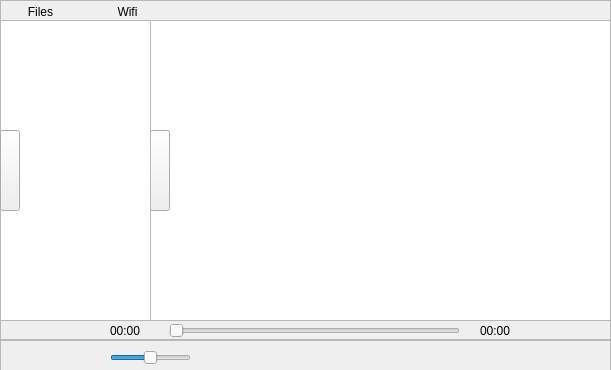
<?xml version="1.0" encoding="UTF-8"?>
<ui version="4.0">
 <class>MainWindowVideo</class>
 <widget class="QMainWindow" name="MainWindowVideo">
  <property name="geometry">
   <rect>
    <x>0</x>
    <y>0</y>
    <width>611</width>
    <height>370</height>
   </rect>
  </property>
  <property name="minimumSize">
   <size>
    <width>611</width>
    <height>370</height>
   </size>
  </property>
  <property name="maximumSize">
   <size>
    <width>611</width>
    <height>370</height>
   </size>
  </property>
  <property name="windowTitle">
   <string>MainWindow</string>
  </property>
  <widget class="QWidget" name="centralwidget">
   <widget class="QFrame" name="frame">
    <property name="geometry">
     <rect>
      <x>0</x>
      <y>0</y>
      <width>611</width>
      <height>21</height>
     </rect>
    </property>
    <property name="minimumSize">
     <size>
      <width>611</width>
      <height>21</height>
     </size>
    </property>
    <property name="maximumSize">
     <size>
      <width>611</width>
      <height>21</height>
     </size>
    </property>
    <property name="palette">
     <palette>
      <active>
       <colorrole role="Button">
        <brush brushstyle="SolidPattern">
         <color alpha="255">
          <red>175</red>
          <green>175</green>
          <blue>175</blue>
         </color>
        </brush>
       </colorrole>
      </active>
      <inactive>
       <colorrole role="Button">
        <brush brushstyle="SolidPattern">
         <color alpha="255">
          <red>240</red>
          <green>240</green>
          <blue>240</blue>
         </color>
        </brush>
       </colorrole>
      </inactive>
      <disabled>
       <colorrole role="Button">
        <brush brushstyle="SolidPattern">
         <color alpha="255">
          <red>240</red>
          <green>240</green>
          <blue>240</blue>
         </color>
        </brush>
       </colorrole>
      </disabled>
     </palette>
    </property>
    <property name="autoFillBackground">
     <bool>true</bool>
    </property>
    <property name="frameShape">
     <enum>QFrame::StyledPanel</enum>
    </property>
    <property name="frameShadow">
     <enum>QFrame::Plain</enum>
    </property>
    <widget class="QPushButton" name="btn_openfile">
     <property name="geometry">
      <rect>
       <x>10</x>
       <y>0</y>
       <width>61</width>
       <height>23</height>
      </rect>
     </property>
     <property name="text">
      <string>Files</string>
     </property>
     <property name="icon">
      <iconset resource="images.qrc">
       <normaloff>:/new/prefix1/img/images/folder-open.png</normaloff>:/new/prefix1/img/images/folder-open.png</iconset>
     </property>
     <property name="flat">
      <bool>true</bool>
     </property>
    </widget>
    <widget class="QPushButton" name="btn_openurl">
     <property name="geometry">
      <rect>
       <x>90</x>
       <y>0</y>
       <width>75</width>
       <height>23</height>
      </rect>
     </property>
     <property name="text">
      <string>Wifi</string>
     </property>
     <property name="icon">
      <iconset resource="images.qrc">
       <normaloff>:/new/prefix1/img/images/wifi.png</normaloff>:/new/prefix1/img/images/wifi.png</iconset>
     </property>
     <property name="flat">
      <bool>true</bool>
     </property>
    </widget>
    <widget class="QPushButton" name="btn_back">
     <property name="geometry">
      <rect>
       <x>540</x>
       <y>0</y>
       <width>75</width>
       <height>23</height>
      </rect>
     </property>
     <property name="text">
      <string/>
     </property>
     <property name="icon">
      <iconset resource="images.qrc">
       <normaloff>:/new/prefix1/img/images/home.png</normaloff>:/new/prefix1/img/images/home.png</iconset>
     </property>
     <property name="flat">
      <bool>true</bool>
     </property>
    </widget>
   </widget>
   <widget class="QFrame" name="frame_2">
    <property name="geometry">
     <rect>
      <x>0</x>
      <y>340</y>
      <width>611</width>
      <height>32</height>
     </rect>
    </property>
    <property name="minimumSize">
     <size>
      <width>611</width>
      <height>32</height>
     </size>
    </property>
    <property name="maximumSize">
     <size>
      <width>611</width>
      <height>32</height>
     </size>
    </property>
    <property name="autoFillBackground">
     <bool>true</bool>
    </property>
    <property name="frameShape">
     <enum>QFrame::StyledPanel</enum>
    </property>
    <property name="frameShadow">
     <enum>QFrame::Raised</enum>
    </property>
    <widget class="QPushButton" name="btn_play">
     <property name="geometry">
      <rect>
       <x>270</x>
       <y>0</y>
       <width>75</width>
       <height>32</height>
      </rect>
     </property>
     <property name="text">
      <string/>
     </property>
     <property name="icon">
      <iconset resource="images.qrc">
       <normaloff>:/new/prefix1/img/images/pause.png</normaloff>:/new/prefix1/img/images/pause.png</iconset>
     </property>
     <property name="flat">
      <bool>true</bool>
     </property>
    </widget>
    <widget class="QPushButton" name="btn_last">
     <property name="geometry">
      <rect>
       <x>220</x>
       <y>0</y>
       <width>41</width>
       <height>32</height>
      </rect>
     </property>
     <property name="text">
      <string/>
     </property>
     <property name="icon">
      <iconset resource="images.qrc">
       <normaloff>:/new/prefix1/img/images/rewind.png</normaloff>:/new/prefix1/img/images/rewind.png</iconset>
     </property>
     <property name="flat">
      <bool>true</bool>
     </property>
    </widget>
    <widget class="QPushButton" name="btn_next">
     <property name="geometry">
      <rect>
       <x>350</x>
       <y>0</y>
       <width>41</width>
       <height>32</height>
      </rect>
     </property>
     <property name="text">
      <string/>
     </property>
     <property name="icon">
      <iconset resource="images.qrc">
       <normaloff>:/new/prefix1/img/images/forward.png</normaloff>:/new/prefix1/img/images/forward.png</iconset>
     </property>
     <property name="flat">
      <bool>true</bool>
     </property>
    </widget>
    <widget class="QPushButton" name="btn_speed">
     <property name="geometry">
      <rect>
       <x>10</x>
       <y>0</y>
       <width>31</width>
       <height>32</height>
      </rect>
     </property>
     <property name="text">
      <string/>
     </property>
     <property name="icon">
      <iconset resource="images.qrc">
       <normaloff>:/new/prefix1/img/images/angle-small-right.png</normaloff>:/new/prefix1/img/images/angle-small-right.png</iconset>
     </property>
     <property name="flat">
      <bool>true</bool>
     </property>
    </widget>
    <widget class="QPushButton" name="btn_volume">
     <property name="geometry">
      <rect>
       <x>70</x>
       <y>0</y>
       <width>31</width>
       <height>31</height>
      </rect>
     </property>
     <property name="text">
      <string/>
     </property>
     <property name="icon">
      <iconset resource="images.qrc">
       <normaloff>:/new/prefix1/img/images/volume-down.png</normaloff>:/new/prefix1/img/images/volume-down.png</iconset>
     </property>
     <property name="flat">
      <bool>true</bool>
     </property>
    </widget>
    <widget class="QSlider" name="slider_vol">
     <property name="geometry">
      <rect>
       <x>110</x>
       <y>10</y>
       <width>81</width>
       <height>16</height>
      </rect>
     </property>
     <property name="value">
      <number>50</number>
     </property>
     <property name="orientation">
      <enum>Qt::Horizontal</enum>
     </property>
    </widget>
   </widget>
   <widget class="QPushButton" name="btn_openlist">
    <property name="geometry">
     <rect>
      <x>0</x>
      <y>130</y>
      <width>20</width>
      <height>81</height>
     </rect>
    </property>
    <property name="text">
     <string/>
    </property>
    <property name="icon">
     <iconset resource="images.qrc">
      <normaloff>:/new/prefix1/img/images/angle-right.png</normaloff>:/new/prefix1/img/images/angle-right.png</iconset>
    </property>
    <property name="flat">
     <bool>false</bool>
    </property>
   </widget>
   <widget class="QPushButton" name="btn_closelist">
    <property name="geometry">
     <rect>
      <x>150</x>
      <y>130</y>
      <width>20</width>
      <height>81</height>
     </rect>
    </property>
    <property name="text">
     <string/>
    </property>
    <property name="icon">
     <iconset resource="images.qrc">
      <normaloff>:/new/prefix1/img/images/angle-left.png</normaloff>:/new/prefix1/img/images/angle-left.png</iconset>
    </property>
    <property name="flat">
     <bool>false</bool>
    </property>
   </widget>
   <widget class="QGraphicsView" name="graphicsView">
    <property name="geometry">
     <rect>
      <x>0</x>
      <y>20</y>
      <width>611</width>
      <height>301</height>
     </rect>
    </property>
    <property name="minimumSize">
     <size>
      <width>611</width>
      <height>301</height>
     </size>
    </property>
    <property name="maximumSize">
     <size>
      <width>611</width>
      <height>301</height>
     </size>
    </property>
   </widget>
   <widget class="QFrame" name="frame_3">
    <property name="geometry">
     <rect>
      <x>0</x>
      <y>320</y>
      <width>611</width>
      <height>20</height>
     </rect>
    </property>
    <property name="minimumSize">
     <size>
      <width>611</width>
      <height>20</height>
     </size>
    </property>
    <property name="maximumSize">
     <size>
      <width>611</width>
      <height>20</height>
     </size>
    </property>
    <property name="frameShape">
     <enum>QFrame::StyledPanel</enum>
    </property>
    <property name="frameShadow">
     <enum>QFrame::Raised</enum>
    </property>
    <widget class="QLabel" name="label_left">
     <property name="geometry">
      <rect>
       <x>110</x>
       <y>0</y>
       <width>41</width>
       <height>21</height>
      </rect>
     </property>
     <property name="text">
      <string>00:00</string>
     </property>
    </widget>
    <widget class="QLabel" name="label_right">
     <property name="geometry">
      <rect>
       <x>480</x>
       <y>0</y>
       <width>54</width>
       <height>21</height>
      </rect>
     </property>
     <property name="text">
      <string>00:00</string>
     </property>
    </widget>
    <widget class="QSlider" name="slider_pos">
     <property name="geometry">
      <rect>
       <x>169</x>
       <y>0</y>
       <width>291</width>
       <height>22</height>
      </rect>
     </property>
     <property name="orientation">
      <enum>Qt::Horizontal</enum>
     </property>
    </widget>
   </widget>
   <widget class="QLabel" name="label">
    <property name="geometry">
     <rect>
      <x>0</x>
      <y>20</y>
      <width>611</width>
      <height>301</height>
     </rect>
    </property>
    <property name="text">
     <string>四环影音</string>
    </property>
    <property name="alignment">
     <set>Qt::AlignCenter</set>
    </property>
   </widget>
   <widget class="QListWidget" name="listView">
    <property name="geometry">
     <rect>
      <x>0</x>
      <y>20</y>
      <width>151</width>
      <height>301</height>
     </rect>
    </property>
    <property name="autoFillBackground">
     <bool>true</bool>
    </property>
   </widget>
   <zorder>label</zorder>
   <zorder>graphicsView</zorder>
   <zorder>frame</zorder>
   <zorder>frame_2</zorder>
   <zorder>frame_3</zorder>
   <zorder>btn_closelist</zorder>
   <zorder>listView</zorder>
   <zorder>btn_openlist</zorder>
  </widget>
 </widget>
 <resources>
  <include location="images.qrc"/>
 </resources>
 <connections/>
</ui>
